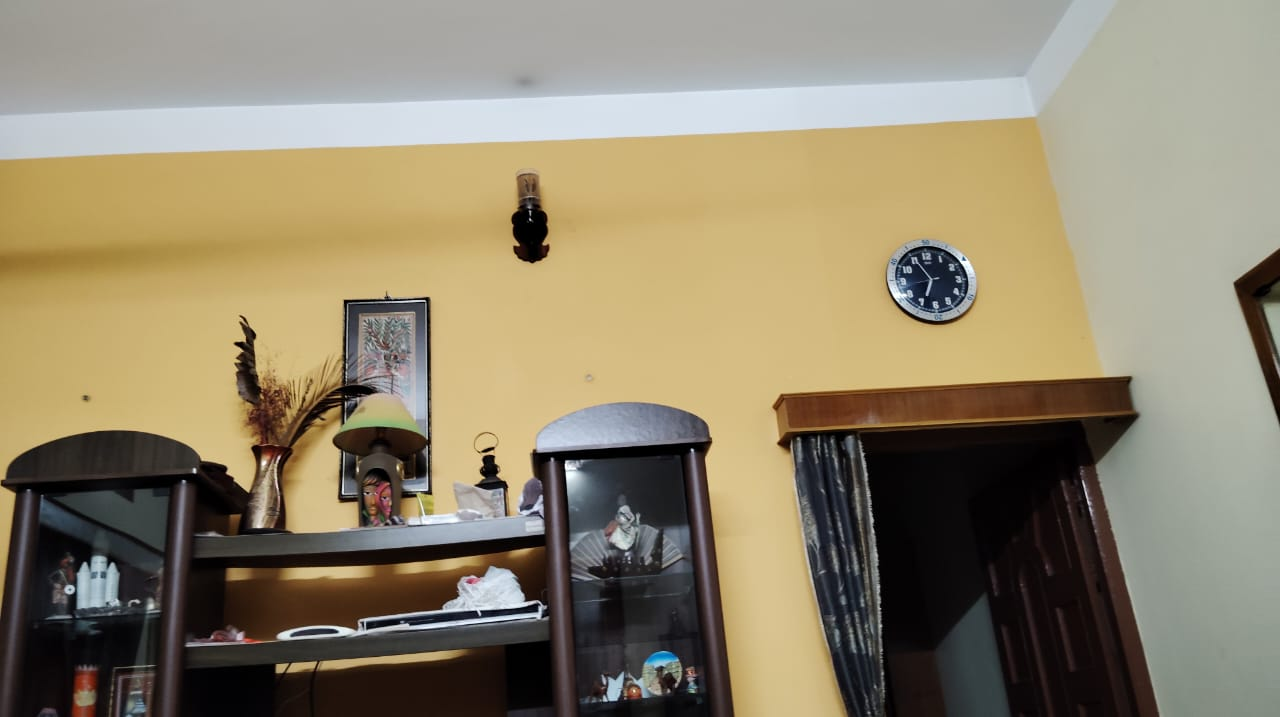
#> input picture content/2.jpg, 1280 x 717 px, found by its file name
$ jupyter execute panorama.ipynb
#> lines starting #> are read from the running program, lines starting #| are printed output that depends on the picture
[cell 1]
import numpy as np
import cv2
from google.colab.patches import cv2_imshow
import matplotlib.pyplot as plt
import matplotlib.image as mpimg
import imageio
cv2.ocl.setUseOpenCL(False)
import warnings
warnings.filterwarnings('ignore')

# **Panorama Maker from input images**

[cell 2]
feature_extraction_algo = 'sift'

feature_to_match = 'bf'

[cell 3]
#query - 1
#train - 2

[cell 4]
train_img = cv2.imread('/content/2.jpg')
#> train_img is the input picture: shape (717, 1280, 3); mean B, G, R 109.3, 132.8, 143
query_img = cv2.imread('/content/1.jpg')
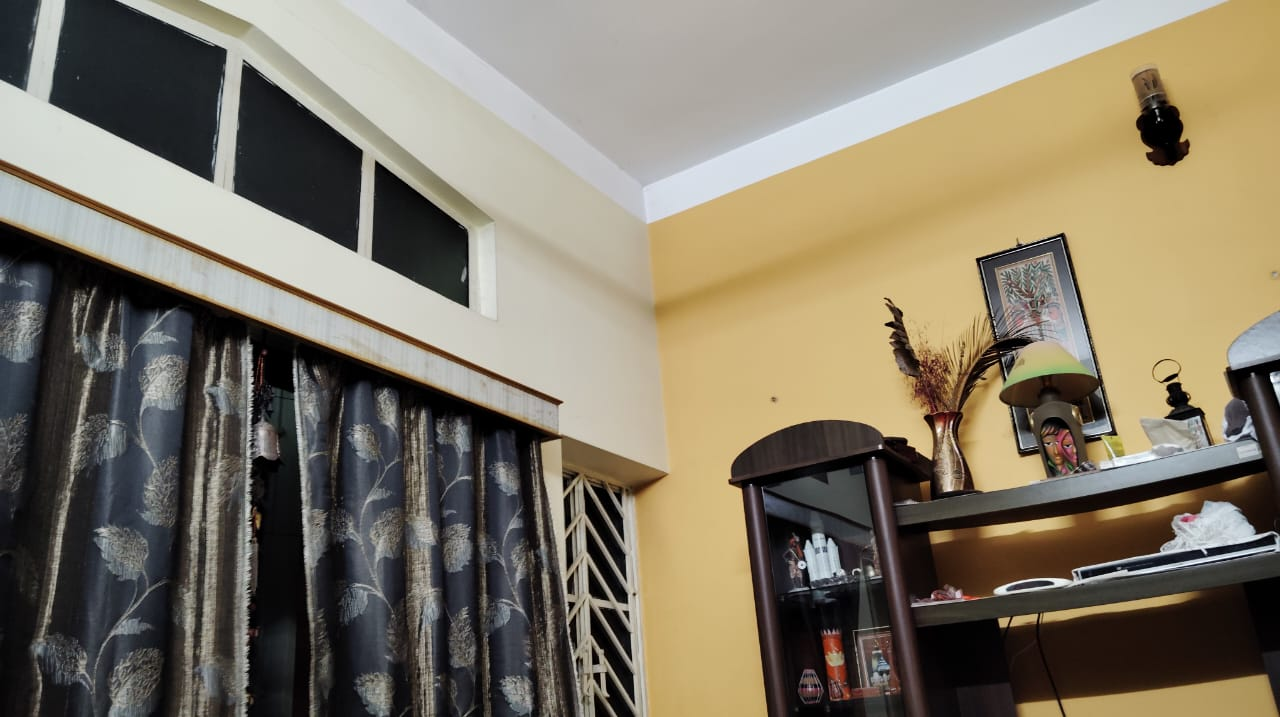
#> input picture content/1.jpg, 1280 x 717 px, found by its file name
#> query_img is the input picture: shape (717, 1280, 3); mean B, G, R 104, 120.9, 129.4
train_img = cv2.cvtColor(train_img, cv2.COLOR_BGR2RGB)
train_img_gray = cv2.cvtColor(train_img, cv2.COLOR_RGB2GRAY)
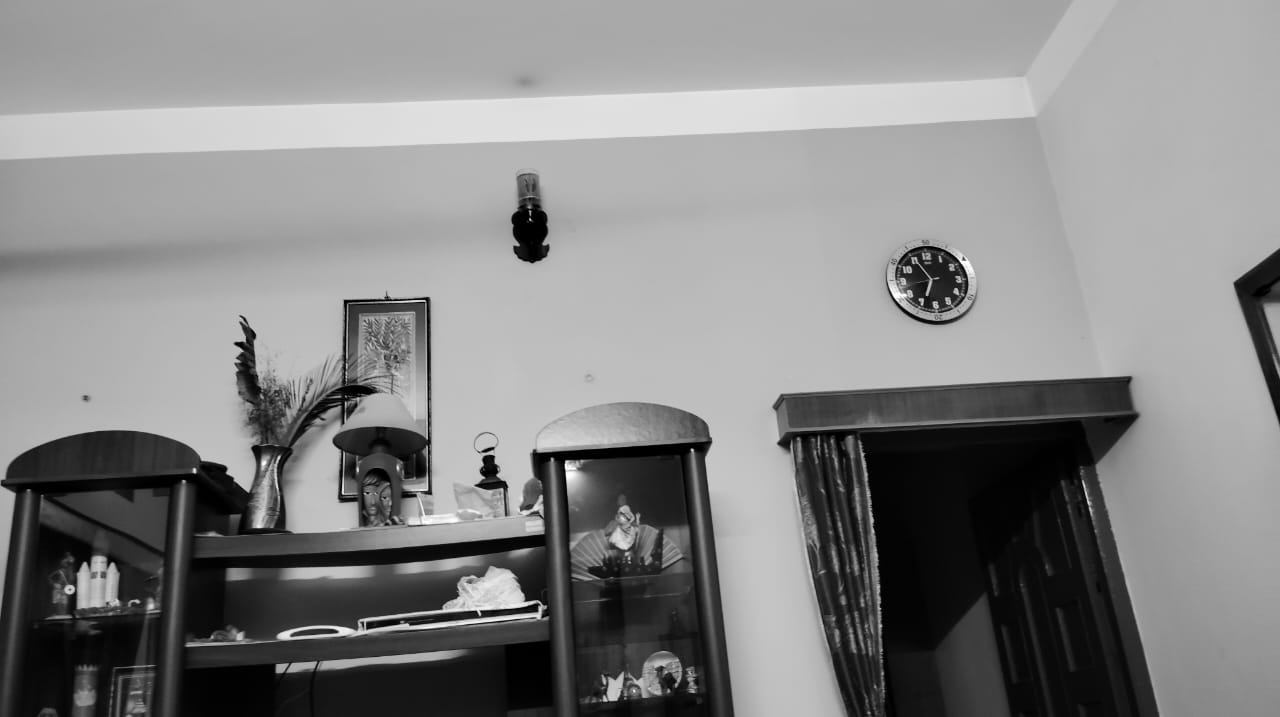
#> train_img_gray: shape (717, 1280); min 0, max 255, mean 133.1
query_img = cv2.cvtColor(query_img, cv2.COLOR_BGR2RGB)
query_img_gray = cv2.cvtColor(query_img, cv2.COLOR_RGB2GRAY)

Viewing using matplotlib

[cell 5]
fig, (ax1, ax2) = plt.subplots(nrows=2, ncols=1, constrained_layout=False, figsize=(16,9))
ax1.imshow(query_img, cmap="gray")
ax1.set_xlabel("Query image", fontsize=20)

ax2.imshow(train_img, cmap="gray")
ax2.set_xlabel("Train image", fontsize=20)

plt.savefig('images.jpeg')
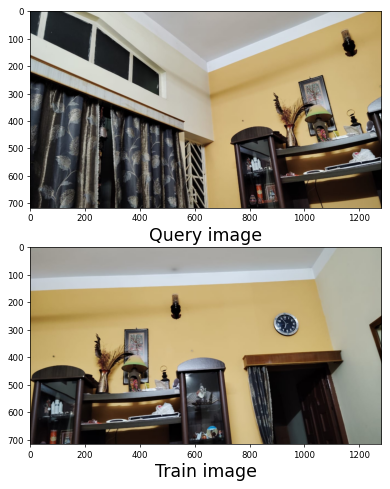
#> figure drawn by matplotlib, 2 panels

plt.show()

[cell 6]
def select_descriptor_methods(image, method=None):

#> called with method = 'sift'
    assert method is not None, "Method cannot be null"

    if method == 'sift':
        descriptor = cv2.SIFT_create()
    elif method == 'surf':
        descriptor = cv2.SURF_create()
    elif method == 'brisk':
        descriptor = cv2.BRISK_create()
    elif method == 'orb':
        descriptor = cv2.ORB_create()

    (keypoints, features) = descriptor.detectAndCompute(image, None)
#> keypoints = 1747 keypoints; strongest (x, y, size): (692, 450, 2.1), (194, 471, 3.2), (530, 233, 31.2), (285, 635, 7.5)

    return (keypoints, features)

[cell 7]
keypoints_train_img, features_train_img = select_descriptor_methods(train_img_gray, method=feature_extraction_algo)
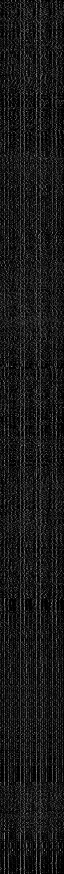
#> features_train_img: shape (1747, 128) float32 (shown at 1/2 size); min 0, max 223, mean 24.3
#> keypoints_train_img has the same summary as keypoints in select_descriptor_methods

keypoints_query_img, features_query_img = select_descriptor_methods(query_img_gray, method=feature_extraction_algo)
#> in select_descriptor_methods (call 2), `(keypoints, features) = descriptor.detectAndCompute(image, None)`: keypoints = 3339 keypoints; strongest (x, y, size): (880, 447, 2.9), (425, 239, 61.2), (951, 422, 2), (820, 561, 27.8)
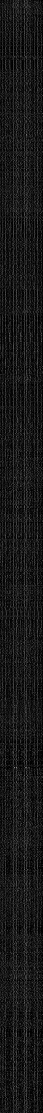
#> features_query_img: shape (3339, 128) float32 (shown at 1/3 size); min 0, max 220, mean 24.1
#> keypoints_query_img has the same summary as keypoints in select_descriptor_methods

[cell 8]
idx = 1
for keypoint in keypoints_query_img[:3]:
    x,y = keypoint.pt
    size = keypoint.size
    orientation = keypoint.angle
    response = keypoint.response
    octave = keypoint.octave
    class_id = keypoint.class_id
    print (x,y)
    print("Keypoint:",idx);
    idx = idx + 1;
    print(size)
    print(orientation)
    print(response)
    print(octave)
    print(class_id)
#> this loop made 3 passes
#> (keypoint, x, y, size, orientation, response, octave) on passes 1 to 3: (keypoint at (2.4, 428.7), size 2.3, 2.4, 428.7, 2.25, 110.4, 0.0219, 16318975), (keypoint at (3.3, 440.5), size 1.9, 3.34, 440.5, 1.88, 299.9, 0.0146, 3277311), (keypoint at (4.2, 79.4), size 2.8, 4.24, 79.43, 2.78, 110.7, 0.033, 14811903)
#> (printed output is left out)
#> after the loop, idx = 4

Keypoints extracted using SIFT

[cell 9]
print(len(keypoints_query_img))
#| 3339

features_query_img.shape
#> Out = (3339, 128)

[cell 10]
# display the keypoints
fig, (ax1,ax2) = plt.subplots(nrows=2, ncols=1, figsize=(20,8), constrained_layout=False)

ax1.imshow(cv2.drawKeypoints(query_img, keypoints_query_img, None, color=(0,255,0)))

ax1.set_xlabel("query", fontsize=14)

ax2.imshow(cv2.drawKeypoints(train_img,keypoints_train_img,None,color=(0,255,0)))
ax2.set_xlabel("test", fontsize=14)

plt.show()
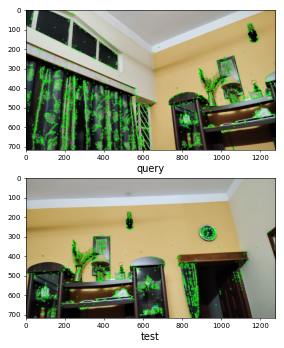
#> figure drawn by matplotlib, 2 panels

[cell 11]
def create_matching_object(method,crossCheck):
    if method == 'sift' or method == 'surf':
        bf = cv2.BFMatcher(cv2.NORM_L2, crossCheck=crossCheck)
    elif method == 'orb' or method == 'brisk':
        bf = cv2.BFMatcher(cv2.NORM_HAMMING, crossCheck=crossCheck)
    return bf

[cell 12]
def key_points_matching(features_train_img, features_query_img, method):
#> called with method = 'sift'
    bf = create_matching_object(method, crossCheck=True)

    # Match descriptors.
    best_matches = bf.match(features_train_img,features_query_img)
#> best_matches = 789 matches
    print("Best matches:", len(best_matches))
#| Best matches: 789
    rawMatches = sorted(best_matches, key = lambda x:x.distance)
#> rawMatches = 789 matches
    print("Raw matches with Brute force):", len(rawMatches))
#| Raw matches with Brute force): 789
    return rawMatches

[cell 13]
def key_points_matching_KNN(features_train_img, features_query_img, ratio, method):
    bf = create_matching_object(method, crossCheck=False)
    rawMatches = bf.knnMatch(features_train_img, features_query_img, k=2)
    print("Raw matches (knn):", len(rawMatches))
    matches = []

    # loop over the raw matches
    for m,n in rawMatches:
        if m.distance < n.distance * ratio:
            matches.append(m)
    return matches

[cell 14]
print("Drawing: {} matched features Lines".format(feature_to_match))

fig = plt.figure(figsize=(20,8))

if feature_to_match == 'bf':
    matches = key_points_matching(features_train_img, features_query_img, method=feature_extraction_algo)
#> matches = 789 matches

    mapped_features_image = cv2.drawMatches(train_img,keypoints_train_img,query_img,keypoints_query_img,matches[:100],
                           None,flags=cv2.DrawMatchesFlags_NOT_DRAW_SINGLE_POINTS)
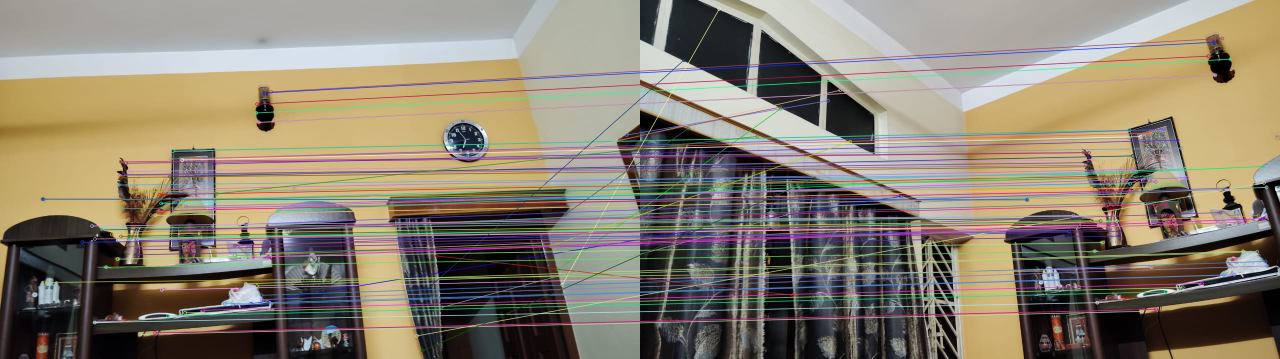
#> mapped_features_image: shape (717, 2560, 3) (shown at 1/2 size); mean R, G, B 137.7, 128.8, 113.1

elif feature_to_match == 'knn':
    matches = key_points_matching_KNN(features_train_img, features_query_img, ratio=0.75, method=feature_extraction_algo)

    mapped_features_image_knn = cv2.drawMatches(train_img, keypoints_train_img, query_img, keypoints_query_img, np.random.choice(matches,100),
                           None,flags=cv2.DrawMatchesFlags_NOT_DRAW_SINGLE_POINTS)


plt.imshow(mapped_features_image)

[cell 15]
feature_to_match = 'knn'

print("Drawing: {} matched features Lines".format(feature_to_match))

fig = plt.figure(figsize=(20,8))

if feature_to_match == 'bf':
    matches = key_points_matching(features_train_img, features_query_img, method=feature_extraction_algo)

    mapped_features_image = cv2.drawMatches(train_img,keypoints_train_img,query_img,keypoints_query_img,matches[:100],
                           None,flags=cv2.DrawMatchesFlags_NOT_DRAW_SINGLE_POINTS)

elif feature_to_match == 'knn':
    matches = key_points_matching_KNN(features_train_img, features_query_img, ratio=0.75, method=feature_extraction_algo)
#> in key_points_matching_KNN, `rawMatches = bf.knnMatch(features_train_img, features_query_img, k=2)`: rawMatches = 1747 matches
#| Raw matches (knn): 1747
#> after the loop in key_points_matching_KNN, `for m,n in rawMatches:`: matches = 393 matches
#> matches = 393 matches

    mapped_features_image_knn = cv2.drawMatches(train_img, keypoints_train_img, query_img, keypoints_query_img, np.random.choice(matches,100),
                           None,flags=cv2.DrawMatchesFlags_NOT_DRAW_SINGLE_POINTS)
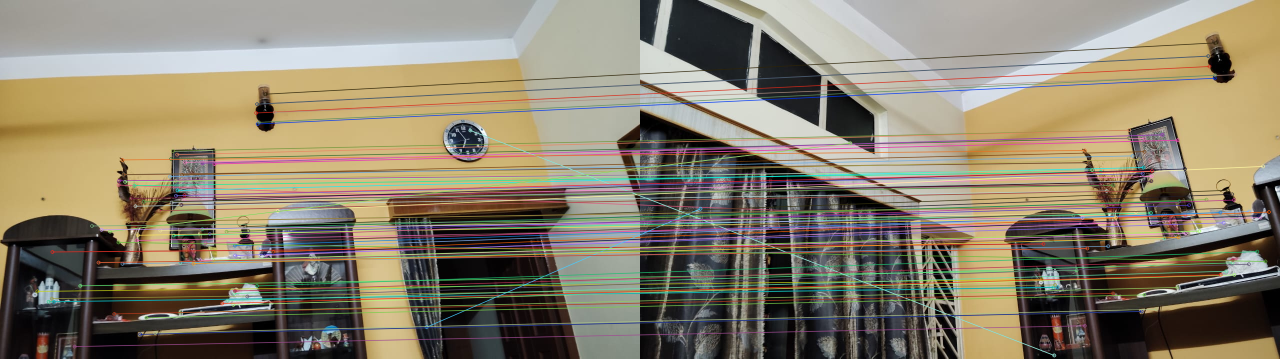
#> mapped_features_image_knn: shape (717, 2560, 3) (shown at 1/2 size); mean R, G, B 137.7, 128.6, 109.1


plt.imshow(mapped_features_image_knn)
plt.axis('off')

plt.show()

[cell 16]
def homography_stitching(keypoints_train_img, keypoints_query_img, matches, reprojThresh):
#> called with reprojThresh = 4
    keypoints_train_img = np.float32([keypoint.pt for keypoint in keypoints_train_img])
#> keypoints_train_img = 1747 pairs, first value 4.8 to 1277, second value 82.58 to 713.8
    keypoints_query_img = np.float32([keypoint.pt for keypoint in keypoints_query_img])
#> keypoints_query_img = 3339 pairs, first value 2.4 to 1277.1, second value 2.4 to 714.2

    if len(matches) > 4:

        points_train = np.float32([keypoints_train_img[m.queryIdx] for m in matches])
#> points_train = 393 pairs, first value 39.54 to 1277, second value 174 to 692.7
        points_query = np.float32([keypoints_query_img[m.trainIdx] for m in matches])
#> points_query = 393 pairs, first value 4.24 to 1260, second value 70.68 to 710.5

        # Calculate the homography
        (H, status) = cv2.findHomography(points_train, points_query, cv2.RANSAC, reprojThresh)
#> H = [[0.385, 0.194, 629.2], [-0.328, 0.814, 85.88], [-0.000455, -1.22e-05, 1]]; status = 393 values, max 1 at index 0, min 0 at index 10, mean 0.906

        return (matches, H, status)
    else:
        return None

[cell 17]
M = homography_stitching(keypoints_train_img, keypoints_query_img, matches, reprojThresh=4)
#> M = 3 matches

if M is None:
    print("Error!")

(matches, Homography_Matrix, status) = M
#> Homography_Matrix has the same summary as H in homography_stitching

print(Homography_Matrix)
#| [[ 3.85101098e-01  1.94431588e-01  6.29172105e+02]
#|  [-3.28312441e-01  8.13946793e-01  8.58807556e+01]
#|  [-4.55009275e-04 -1.22404591e-05  1.00000000e+00]]

[cell 18]
width = query_img.shape[1] + train_img.shape[1]
#> width = 2560
print("Width :", width)
#| Width : 2560
height = max(query_img.shape[0], train_img.shape[0])
#> height = 717
print("Height: ", height)
#| Height:  717

result = cv2.warpPerspective(train_img, Homography_Matrix,  (width, height))

result[0:query_img.shape[0], 0:query_img.shape[1]] = query_img
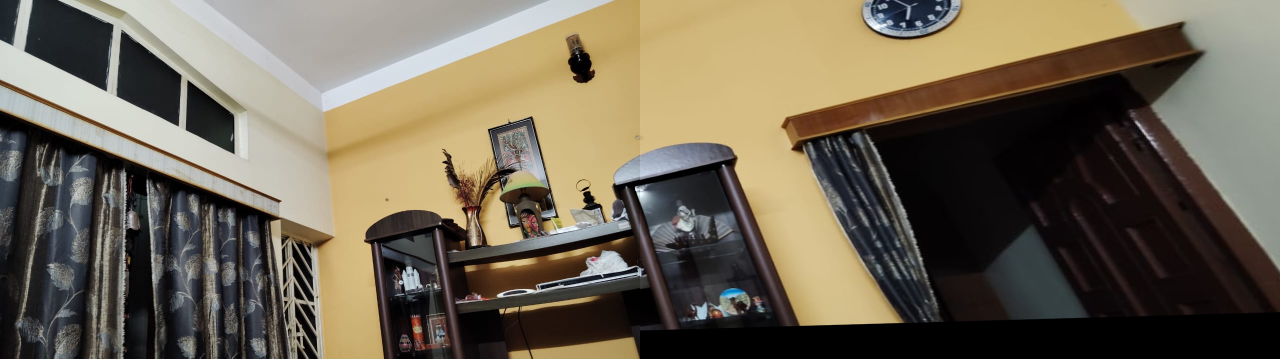
#> result: shape (717, 2560, 3) (shown at 1/2 size); mean R, G, B 110.7, 101.6, 84.5

plt.figure(figsize=(20,10))
plt.axis('off')
plt.imshow(result)

imageio.imwrite("/content/result"+'.jpeg', result)

plt.show()
